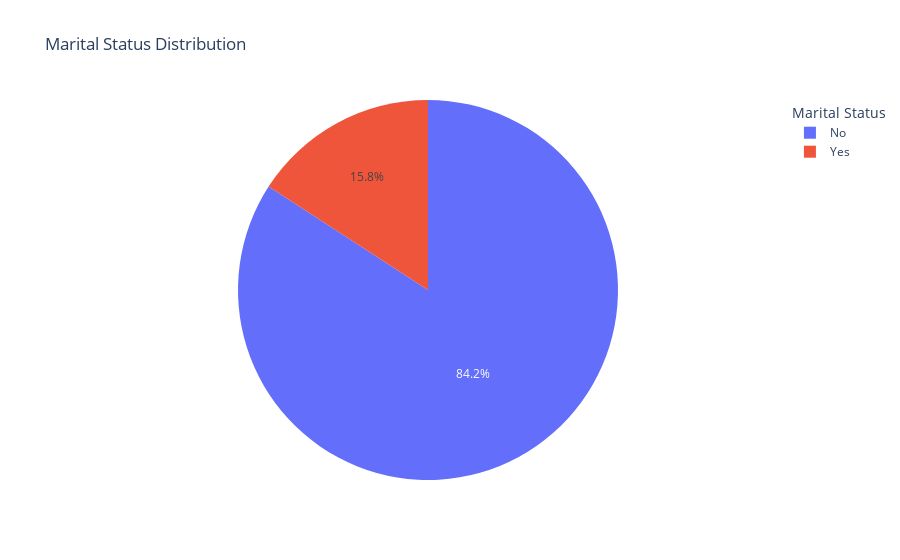

This figure's notebook cell:
### Code cell
plt = px.pie(df, names='Marital status', title='Marital Status Distribution')
plt.update_annotations(textposition='outside')
plt.update_layout(legend_title_text='Marital Status')
plt.show()

### Figure 1 — Plotly figure (JSON) as saved in the notebook; plotly's stock layout.template omitted (floating-point values rounded to 4 significant figures)
{"data": [{"domain": {"x": [0, 1], "y": [0, 1]}, "hovertemplate": "Marital status=%{label}<extra></extra>", "labels": ["No", "No", "No", "Yes", "No", "No", "Yes", "No", "No", "No", "No", "Yes", "No", "No", "No", "No", "No", "Yes", "No", "Yes", "No", "No", "No", "No", "No", "No", "No", "Yes", "Yes", "No", "No", "No", "No", "Yes", "No", "No", "No", "No", "No", "Yes", "No", "No", "No", "No", "No", "No", "No", "No", "No", "No", "Yes", "No", "No", "Yes", "No", "No", "No", "No", "No", "No", "No", "No", "No", "No", "No", "No", "No", "Yes", "No", "No", "No", "No", "Yes", "No", "No", "No", "No", "No", "No", "No", "Yes", "No", "No", "No", "No", "No", "No", "No", "No", "No", "No", "No", "Yes", "No", "No", "No", "No", "No", "Yes", "No", "No"], "legendgroup": "", "name": "", "showlegend": true, "type": "pie"}], "layout": {"legend": {"title": {"text": "Marital Status"}, "tracegroupgap": 0}, "title": {"text": "Marital Status Distribution"}}}
